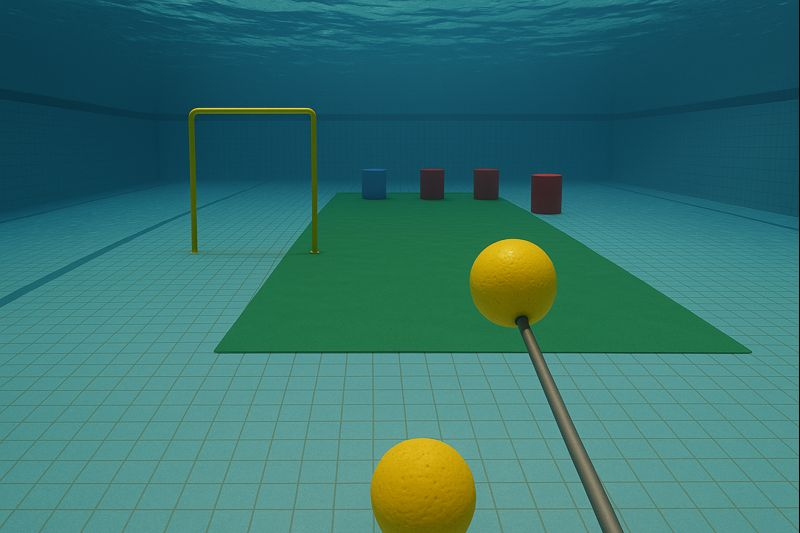
#> input picture Input/arena.png, 800 x 533 px, given in place of the camera
$ python main.py
#> lines starting #> are read from the running program, lines starting #| are printed output that depends on the picture; after the words box and inside, x2 and y2 are one past the last pixel; in counts of white or black regions, pixels touching at a corner belong together
### pipeline.py
import cv2
import numpy as np

from green_channel_masking import green_channel_threshold
from noise_removal import clean_mask
from rectangle_detection import detect_rectangle_contours
from hough_lines import detect_hough_lines
from intersection import gate_decision
from draw_lines import draw_hough_lines
from position_calculator import get_position_list

CONF_NONE   = 0
CONF_LOW    = 1
CONF_MEDIUM = 2
CONF_HIGH   = 3


def gate_detection_pipeline(frame):
    """
    Pipeline function:
    - takes a single frame
    - runs all CV stages
    - draws intermediate results
    - returns output frame + confidence
    """

    output = frame.copy()

    h_i, w_i = frame.shape[0], frame.shape[1]

    # --------------------------------------------------
    # 1. Green channel thresholding
    # --------------------------------------------------
    mask = green_channel_threshold(frame)

    # --------------------------------------------------
    # 2. Noise removal
    # --------------------------------------------------
    mask = clean_mask(mask)

    # --------------------------------------------------
    # 3. Rectangle detection (contours)
    # --------------------------------------------------
    contours, rectangles = detect_rectangle_contours(
        mask,
        frame.shape[0],
        frame.shape[1]
    )

    # Draw rectangles (GREEN)
    for (x, y, w, h) in rectangles:
        cv2.rectangle(
            output,
            (x, y),
            (x + w, y + h),
            (0, 255, 0),
            3
        )

    # --------------------------------------------------
    # 4. Hough line detection
    # --------------------------------------------------
    lines = detect_hough_lines(mask)

    # Draw Hough lines (RED)
    if lines is not None:
        # normalize line format: [(rho, theta), ...]
        flat_lines = []
        for l in lines:
            if isinstance(l[0], (list, tuple, np.ndarray)):
                flat_lines.append(tuple(l[0]))
            else:
                flat_lines.append(tuple(l))

        # draw_hough_lines(output, flat_lines)
    else:
        flat_lines = []

    # --------------------------------------------------
    # 5. Gate decision (SINGLE CALL)
    # --------------------------------------------------
    confidence = gate_decision(rectangles, flat_lines)

    # --------------------------------------------------
    # 6. Visualization label
    # --------------------------------------------------
    if confidence == CONF_HIGH:
        text = "GATE DETECTED"
        color = (0, 0, 255)
    elif confidence == CONF_MEDIUM:
        text = "GATE DETECTED"
        color = (0, 165, 255)
    elif confidence == CONF_LOW:
        text = "POSSIBLE GATE"
        color = (0, 255, 255)
    else:
        text = "NO GATE"
        color = (255, 255, 255)

    cv2.putText(
        output,
        text,
        (40, 40),
        cv2.FONT_HERSHEY_SIMPLEX,
        1,
        color,
        2
    )

    position_list = [1, 0, 0, 0]

    if rectangles:
        x, y, w, h = max(rectangles, key=lambda r: r[3])
        position_list = get_position_list((x, y, w, h), h_i, w_i)

    return output, confidence, position_list

### green_channel_masking.py
import cv2

def green_channel_threshold(roi):
    b, g, r = cv2.split(roi)

    # Threshold on green channel
    _, thresh = cv2.threshold(g, 75, 255, cv2.THRESH_BINARY_INV)

    return thresh

### noise_removal.py
import cv2
import numpy as np

def clean_mask(mask):
    kernel = np.ones((5, 5), np.uint8)

    mask = cv2.morphologyEx(mask, cv2.MORPH_CLOSE, kernel)
    mask = cv2.morphologyEx(mask, cv2.MORPH_OPEN, kernel)
    # cv2.imshow("Masked", mask)

    return mask

### rectangle_detection.py
import cv2

def detect_rectangle_contours(mask, h_i, w_i):
    contours, _ = cv2.findContours(
        mask, cv2.RETR_LIST, cv2.CHAIN_APPROX_SIMPLE
    )

    rect_contours = []

    for cnt in contours:
        peri = cv2.arcLength(cnt, True)
        approx = cv2.approxPolyDP(cnt, 0.02 * peri, True)

        x, y, w, h = cv2.boundingRect(cnt)

        sides = len(approx)
        area = cv2.contourArea(cnt)

        if sides == 4 and area >= (h_i*w_i)*0.05:
            rect_contours.append((x, y, w, h))

    return contours, rect_contours

### hough_lines.py
import cv2
import numpy as np

def detect_hough_lines(mask):
    edges = cv2.Canny(mask, 60, 120)

    lines = cv2.HoughLines(edges, 1, np.pi / 180, 150)

    valid_lines = []

    if lines is None:
        return valid_lines

    for line in lines:
        rho, theta = line[0]
        angle = abs(theta * 180 / np.pi)

        # Nearly vertical or nearly horizontal
        if angle < 5 or abs(angle - 90) < 15:
            valid_lines.append((rho, theta))

    return valid_lines

### color_detection.py
import cv2
import numpy as np

MIN_SATURATION = 100
MIN_VALUE = 100

MAX_SATURATION = 255
MAX_VALUE = 255

def get_hsv(image):
    return cv2.cvtColor(image, cv2.COLOR_BGR2HSV)

def detect_red_color(image):
    hsv = get_hsv(image)

    lower1 = np.array([0, MIN_SATURATION, MIN_VALUE])
    upper1 = np.array([13, MAX_SATURATION, MAX_VALUE])

    lower2 = np.array([165, MIN_SATURATION, MIN_VALUE])
    upper2 = np.array([180, MIN_SATURATION, MIN_VALUE])

    mask1 = cv2.inRange(hsv, lower1, upper1)
    mask2 = cv2.inRange(hsv, lower2, upper2)

    mask = mask1 + mask2

    return 1 if np.any(mask) else 0

    cv2.imshow("Mask", mask)
    cv2.waitKey(0)
    cv2.destroyAllWindows()

def detect_orange_color(image):
    hsv = get_hsv(image)

    lower = np.array([10, MIN_SATURATION, MIN_VALUE])
    upper = np.array([22, MAX_SATURATION, MAX_VALUE])

    mask = cv2.inRange(hsv, lower, upper)

    return 1 if np.any(mask) else 0

    cv2.imshow("Mask", mask)
    cv2.waitKey(0)
    cv2.destroyAllWindows()

def detect_yellow_color(image):
    hsv = get_hsv(image)

    lower = np.array([20, MIN_SATURATION, MIN_VALUE])
    upper = np.array([36, MAX_SATURATION, MAX_VALUE])

    mask = cv2.inRange(hsv, lower, upper)

    return 1 if np.any(mask) else 0

    cv2.imshow("Mask", mask)
    cv2.waitKey(0)
    cv2.destroyAllWindows()

def detect_green_color(image):
    hsv = get_hsv(image)

    lower = np.array([33, MIN_SATURATION, MIN_VALUE])
    upper = np.array([87, MAX_SATURATION, MAX_VALUE])

    mask = cv2.inRange(hsv, lower, upper)

    return 1 if np.any(mask) else 0

    cv2.imshow("Mask", mask)
    cv2.waitKey(0)
    cv2.destroyAllWindows()

def detect_blue_color(image):
    hsv = get_hsv(image)

    lower = np.array([90, MIN_SATURATION, MIN_VALUE])
    upper = np.array([140, MAX_SATURATION, MAX_VALUE])

    mask = cv2.inRange(hsv, lower, upper)

    return 1 if np.any(mask) else 0

    cv2.imshow("Mask", mask)
    cv2.waitKey(0)
    cv2.destroyAllWindows()

def color_detection_pipeline(image):
    return [
        detect_blue_color(image),
        detect_green_color(image),
        detect_yellow_color(image),
        detect_orange_color(image),
        detect_red_color(image)
    ]


# [10 lines of commented-out code are left out]

### intersection.py
import numpy as np

CONF_NONE   = 0
CONF_LOW    = 1
CONF_MEDIUM = 2
CONF_HIGH   = 3


def gate_decision(rectangles, lines, px_thresh=5):
    """
    Logic:
    - Rectangle only                        -> LOW
    - Rectangle + 2 vertical lines near it  -> MEDIUM
    - Rectangle + 2 vertical + 1 horizontal -> HIGH
    - Otherwise                             -> NONE
    """

    # --------------------------------------------------
    # 0. Basic validation
    # --------------------------------------------------
    if rectangles is None or len(rectangles) == 0:
        return CONF_NONE

    if lines is None:
        lines = []

    # --------------------------------------------------
    # 1. Pick the most likely gate rectangle
    #    (tallest one)
    # --------------------------------------------------
    x, y, w, h = max(rectangles, key=lambda r: r[3])

    left_x  = x
    right_x = x + w
    top_y   = y

    # --------------------------------------------------
    # 2. Classify lines
    # --------------------------------------------------
    vertical_lines = []
    horizontal_lines = []

    for rho, theta in lines:
        angle = theta * 180 / np.pi

        if angle < 5 or angle > 175:
            vertical_lines.append((rho, theta))
        elif 75 < angle < 105:
            horizontal_lines.append((rho, theta))

    # --------------------------------------------------
    # 3. Rectangle exists → LOW confidence
    # --------------------------------------------------
    confidence = CONF_LOW

    # --------------------------------------------------
    # 4. Check vertical line proximity
    # --------------------------------------------------
    vertical_hits = 0

    for rho, theta in vertical_lines:
        # distance from rectangle vertical sides
        if abs(left_x * np.cos(theta) - rho) < px_thresh:
            vertical_hits += 1
        elif abs(right_x * np.cos(theta) - rho) < px_thresh:
            vertical_hits += 1

    # --------------------------------------------------
    # 5. Rectangle + 2 vertical lines → MEDIUM
    # --------------------------------------------------
    if vertical_hits < 2:
        return confidence

    confidence = CONF_MEDIUM

    # --------------------------------------------------
    # 6. Check horizontal line near top edge
    # --------------------------------------------------
    for rho, theta in horizontal_lines:
        if abs(top_y * np.sin(theta) - rho) < px_thresh:
            return CONF_HIGH

    # --------------------------------------------------
    # 7. No horizontal → MEDIUM
    # --------------------------------------------------
    return confidence

### main.py
import cv2
from pipeline import gate_detection_pipeline
from video_writer import VideoWriter
from color_detection import color_detection_pipeline

def read_video(video_path, extras = None):
    cap = cv2.VideoCapture(video_path, extras) if extras is not None else cv2.VideoCapture(video_path)
    return cap

def resize_frame(frame, rf = 0.5*2):
    return cv2.resize(frame, None, None, fx=rf, fy=rf, interpolation=cv2.INTER_AREA)

def clahe_on_lab(bgr):
    lab = cv2.cvtColor(bgr, cv2.COLOR_BGR2LAB)
    l, a, b = cv2.split(lab)
    clahe_local = cv2.createCLAHE(clipLimit=2.0, tileGridSize=(8,8))
    l2 = clahe_local.apply(l)
    lab2 = cv2.merge((l2, a, b))
    bgr2 = cv2.cvtColor(lab2, cv2.COLOR_LAB2BGR)
    return bgr2

# [6 lines of commented-out code are left out]

cap = read_video(0, cv2.CAP_V4L2)

ret, frame = cap.read()
#> frame is the input picture: shape (533, 800, 3); mean B, G, R 110.5, 114.8, 53.3

if not ret:
    raise FileNotFoundError("Video at destination not founc")

frame = resize_frame(frame)

# [5 lines of commented-out code are left out]

while True:
    ret, frame = cap.read()
    if not ret:
        break

    frame = resize_frame(frame)
    frame = clahe_on_lab(frame)
#> in clahe_on_lab, `lab = cv2.cvtColor(bgr, cv2.COLOR_BGR2LAB)`: lab: shape (533, 800, 3); mean of channels 0, 1, 2 113.4, 109.5, 124
#> in clahe_on_lab, `l, a, b = cv2.split(lab)`:
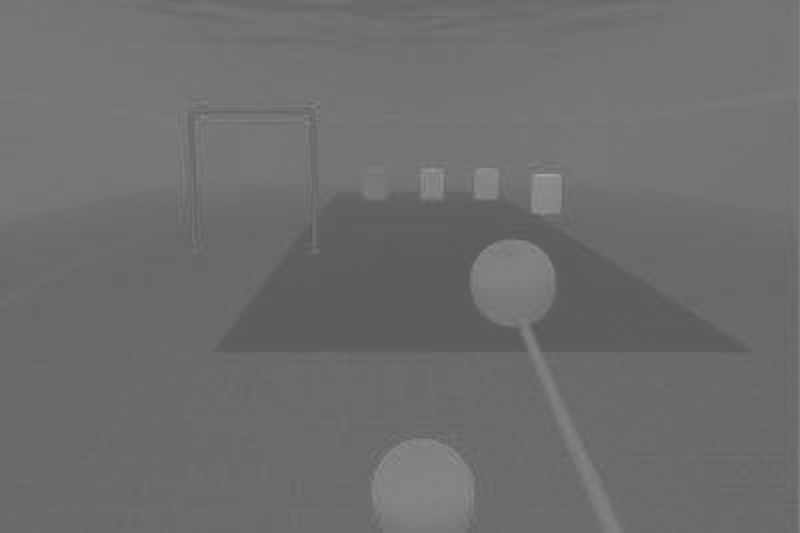
#> a: shape (533, 800); min 89, max 166, mean 109.5
#> in clahe_on_lab, `lab2 = cv2.merge((l2, a, b))`: lab2: shape (533, 800, 3); mean of channels 0, 1, 2 119.7, 109.5, 124
    result, detection, position = gate_detection_pipeline(frame)
#> in green_channel_threshold, `b, g, r = cv2.split(roi)`:
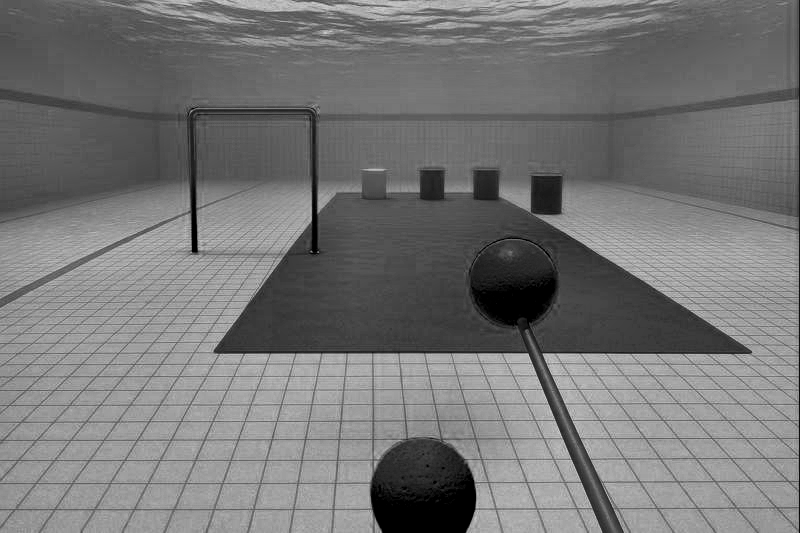
#> b: shape (533, 800); min 0, max 208, mean 117.6
#> in green_channel_threshold, `b, g, r = cv2.split(roi)`:
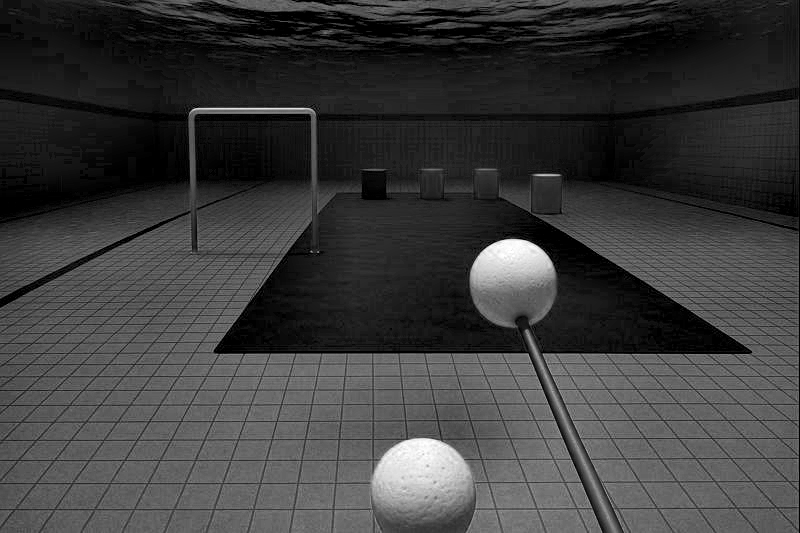
#> r: shape (533, 800); min 0, max 255, mean 60.1
#> in green_channel_threshold, `_, thresh = cv2.threshold(g, 75, 255, cv2.THRESH_BINARY_INV)`:
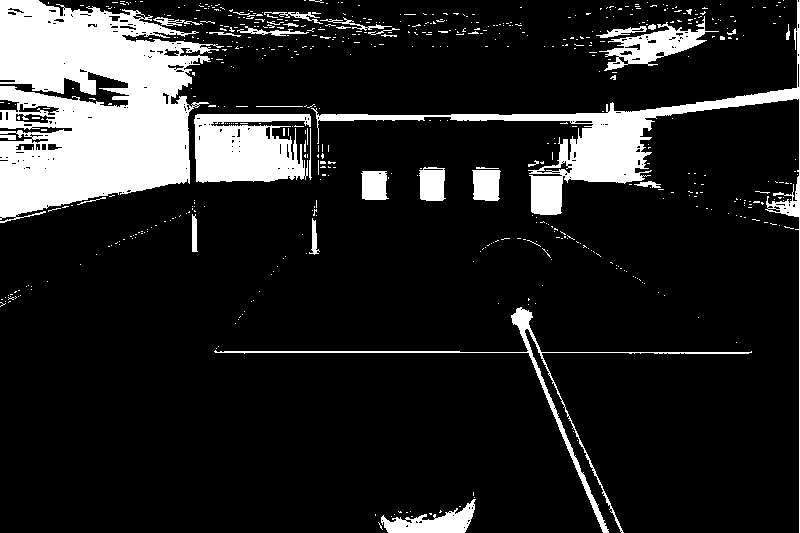
#> thresh: shape (533, 800); 14.5% white; 603 white regions (568 under 20 px), largest, box (x1, y1, x2, y2) and area: (0, 0, 224, 223) 31973, (311, 0, 800, 533) 10775, (194, 114, 311, 183) 6330
#> in clean_mask, `mask = cv2.morphologyEx(mask, cv2.MORPH_CLOSE, kernel)`: mask: shape (533, 800); 16.6% white; 225 white regions (196 under 20 px), largest, box (x1, y1, x2, y2) and area: (0, 0, 243, 223) 35742, (256, 0, 800, 533) 12740, (194, 114, 312, 183) 7280
#> in clean_mask, `mask = cv2.morphologyEx(mask, cv2.MORPH_OPEN, kernel)`: mask: shape (533, 800); 15.3% white; 28 white regions (1 under 20 px)
#> in detect_rectangle_contours, `contours, _ = cv2.findContours( mask, cv2.RETR_LIST, cv2.CHAIN_APPROX_..`: contours = 39 contours, 3 with area under 20; largest, box (x1, y1, x2, y2) and area: (0, 0, 219, 223) 36114, (447, 0, 800, 216) 9586, (194, 114, 311, 182) 6958, (600, 10, 705, 73) 3072, (220, 11, 392, 37) 1996
#> the loop in detect_rectangle_contours, `for cnt in contours:` made 39 passes
#> (peri, x, y, w, h, sides, area) on passes 1, 2, 5, 6, 8, 12, 13, 15, 16, 17, 18, 20: (80.63, 592, 503, 17, 30, 5, 148), (248.4, 380, 503, 95, 30, 6, 1663), (107.4, 512, 308, 23, 38, 10, 460.5), (58.97, 0, 291, 20, 15, 8, 100), (52.83, 311, 233, 8, 21, 6, 93), (154.4, 765, 170, 35, 47, 7, 684.5), (114.7, 473, 167, 27, 34, 5, 790.5), (78.24, 318, 144, 18, 24, 6, 172.5), (29.07, 47, 143, 10, 8, 8, 59.5), (29.66, 23, 143, 10, 8, 8, 61), (21.66, 46, 127, 7, 7, 8, 34), (491.7, 194, 114, 117, 68, 11, 6958.5)
#> (peri, approx, x, y, w, h, sides, area) on passes 4, 9, 10, 11, 14, 19: (18, [[526, 347], [526, 352], [530, 352], [530, 347]], 526, 347, 5, 6, 4, 20), (72, [[192, 219], [192, 251], [196, 251], [196, 219]], 192, 219, 5, 33, 4, 128), (22, [[744, 201], [744, 205], [751, 205], [751, 201]], 744, 201, 8, 5, 4, 28), (106.5, [[362, 171], [362, 198], [385, 199], [388, 173]], 362, 171, 27, 29, 4, 668), (111.3, [[420, 168], [420, 198], [442, 200], [444, 168]], 419, 167, 26, 34, 4, 761), (239.7, [[316, 114], [317, 120], [430, 120], [430, 115]], 316, 114, 115, 7, 4, 556)
#> after the loop in detect_rectangle_contours, `for cnt in contours:`: rect_contours = []
#> in detect_hough_lines, `edges = cv2.Canny(mask, 60, 120)`:
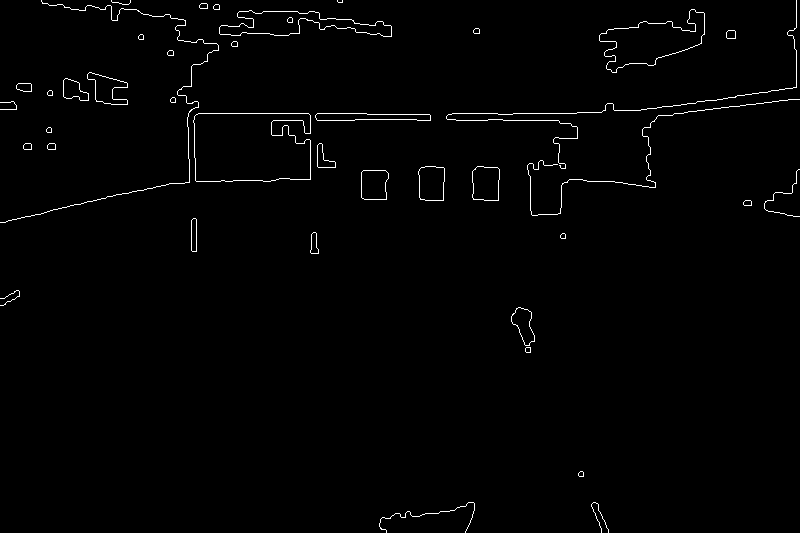
#> edges: shape (533, 800); 1.2% white in thin lines or dots
#> in detect_hough_lines, `lines = cv2.HoughLines(edges, 1, np.pi / 180, 150)`: lines = [[113, 1.57], [120, 1.57]]
#> the loop in detect_hough_lines, `for line in lines:` made 2 passes
#> (rho, theta, angle) on passes 1 to 2: (113, 1.57, 90), (120, 1.57, 90)
#> after the loop in detect_hough_lines, `for line in lines:`: valid_lines = [(113, 1.57), (120, 1.57)]
#> the loop in gate_detection_pipeline, `for l in lines:` made 2 passes
#> in gate_detection_pipeline, `confidence = gate_decision(rectangles, flat_lines)`: confidence = 0
#> in gate_detection_pipeline, `cv2.putText( output, text, (40, 40), cv2.FONT_HERSHEY_SIMPLEX, 1, colo..`:
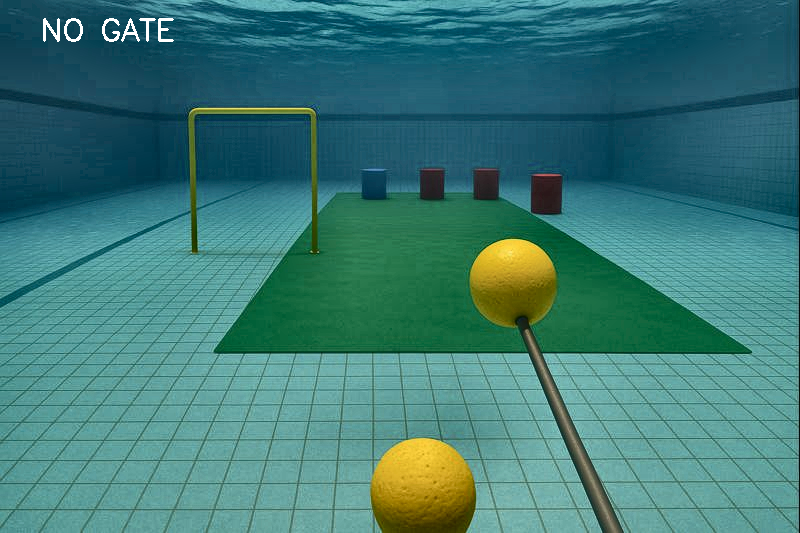
#> output: shape (533, 800, 3); mean B, G, R 118, 121.9, 60.6
#> detection = 0; position = [1, 0, 0, 0]
    color_detected = color_detection_pipeline(frame)
#> in get_hsv, `return cv2.cvtColor(image, cv2.COLOR_BGR2HSV)`: returned value: shape (533, 800, 3); mean H, S, V 87.5, 157.5, 129.6
#> in detect_blue_color, `mask = cv2.inRange(hsv, lower, upper)`: mask: shape (533, 800); 28.8% white; 1559 white regions (1430 under 20 px), largest, box (x1, y1, x2, y2) and area: (44, 0, 797, 114) 51944, (540, 180, 799, 321) 17304, (318, 120, 584, 209) 13728
#> in detect_green_color, `mask = cv2.inRange(hsv, lower, upper)`: mask: shape (533, 800); 15.9% white; 1790 white regions (1590 under 20 px), largest, box (x1, y1, x2, y2) and area: (232, 192, 534, 351) 29894, (529, 241, 695, 352) 7842, (0, 358, 303, 533) 5662
#> in detect_yellow_color, `mask = cv2.inRange(hsv, lower, upper)`: mask: shape (533, 800); 2.7% white; 30 white regions (25 under 20 px), largest, box (x1, y1, x2, y2) and area: (371, 438, 475, 520) 6533, (470, 239, 556, 326) 4287, (191, 108, 315, 120) 389, (532, 291, 555, 322) 165, (313, 128, 315, 144) 31
#> in detect_orange_color, `mask = cv2.inRange(hsv, lower, upper)`: mask: shape (533, 800); 0.1% white in thin lines or dots, all inside (x1, y1, x2, y2) = (375, 245, 551, 503)
#> in detect_red_color, `mask1 = cv2.inRange(hsv, lower1, upper1)`:
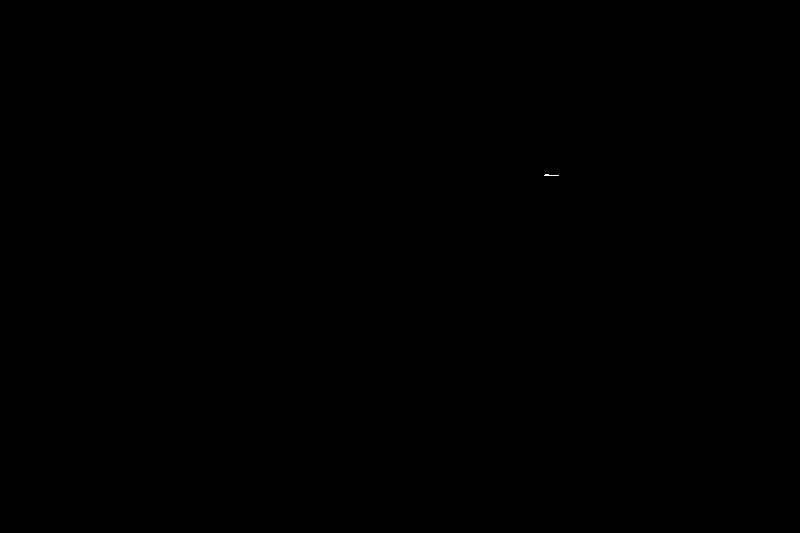
#> mask1: shape (533, 800); 0% white in thin lines or dots, all inside (x1, y1, x2, y2) = (544, 174, 559, 176)
#> in detect_red_color, `mask2 = cv2.inRange(hsv, lower2, upper2)`: mask2: shape (533, 800); every value is 0
#> color_detected = [1, 1, 1, 1, 1]

    print("Gate Detection Confidence:", detection, "Position:", position, "Color Detection:", color_detected)
#| Gate Detection Confidence: 0 Position: [1, 0, 0, 0] Color Detection: [1, 1, 1, 1, 1]

    if result is None:
        continue

    cv2.imshow("Gate Detection", result)
    # writer.write(result)

    if cv2.waitKey(25) & 0xFF == ord('q'):
#> (key q is pressed here)
        break

# writer.release()
cap.release()
cv2.destroyAllWindows()
